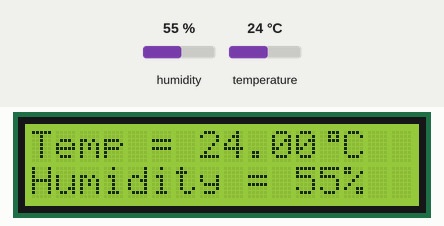
Bench run of a sketch on a simulated Arduino Uno, built with avr-gcc and run on an emulated ATmega328P. On the bench: 16×2 character LCD. The inputs (shaded band) are chosen by the test bench; at power-on: humidity 55 %, temperature 24 °C.

Above: at 3.3 s.
3.4 s: humidity set to 22 %
At 4.7 s:
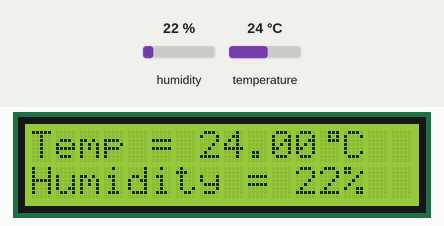
6.2 s: temperature set to 12 °C
At 6.7 s:
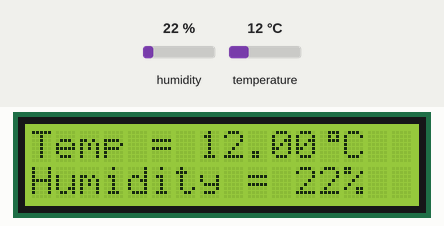
9.0 s: humidity set to 40 %
At 10.8 s:
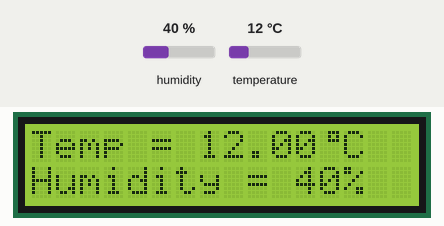
11.9 s: temperature set to 19 °C
At 12.8 s:
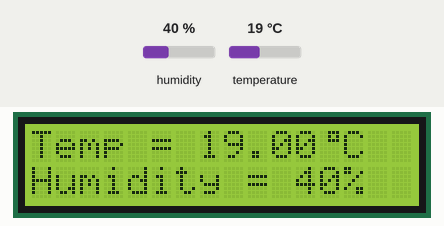
Timing chart, 0 to 14.9 s (numbered marks = the images above; inputs shaded):
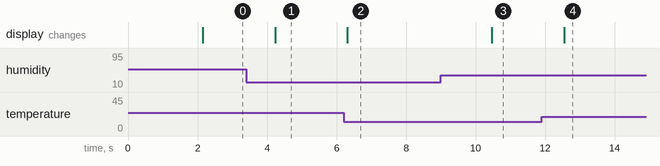

Measured:
- after the input at 3.4 s, the display: changes after 0.83 s (image 1)
- after the input at 6.2 s, the display: changes after 0.11 s (image 2)
- after the input at 9.0 s, the display: changes after 1.5 s (image 3)
- after the input at 11.9 s, the display: changes after 0.65 s (image 4)

The sketch:

dht11_with_lcd1602_monitor.ino
```cpp
#include "DHT.h"
#include <LiquidCrystal_I2C.h>

#define DHT11PIN 16

DHT dht(DHT11PIN, DHT11);
LiquidCrystal_I2C lcd(0x27, 16, 2);

byte degree_symbol[8] =
              {
                0b00111,
                0b00101,
                0b00111,
                0b00000,
                0b00000,
                0b00000,
                0b00000,
                0b00000
              };
void setup()
{
  /* Start the DHT11 Sensor */
  dht.begin();
  lcd.begin();
  lcd.backlight();
  lcd.createChar(0, degree_symbol);
  lcd.setCursor(0,0);
  lcd.print("  DHT11   with ");
  lcd.setCursor(0,1);
  lcd.print("  ESP32 DevKit ");
  delay(2000);
  lcd.clear();
}

void loop()
{
  int humi = dht.readHumidity();
  float temp = dht.readTemperature();
  lcd.setCursor(0,0);
  lcd.print("Temp = ");
  lcd.print(temp);
  lcd.write(0);
  lcd.print("C");
  lcd.setCursor(0,1);
  lcd.print("Humidity = ");
  lcd.print(humi);
  lcd.print("%");
  delay(1000);
}
```
